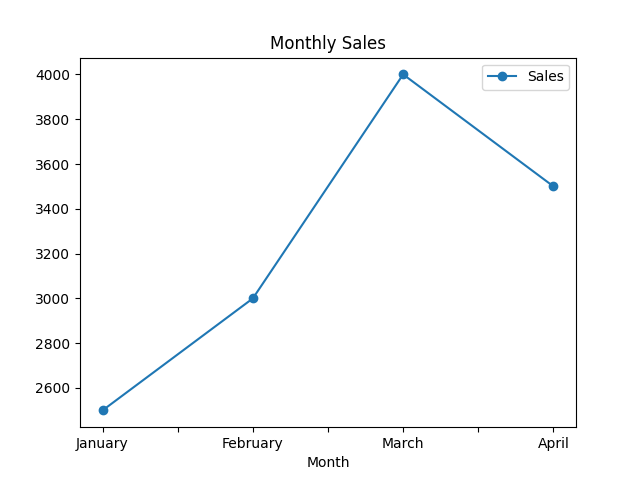

The Python source for this figure:
import pandas as pd
import matplotlib.pyplot as plt

data = {"Month": ["January", "February", "March", "April"],
        "Sales": [2500, 3000, 4000, 3500]}
df = pd.DataFrame(data)

# Fix: Only use one 'kind' argument
df.plot(x="Month", y="Sales", kind="line", title="Monthly Sales", marker='o')
plt.savefig("monthly_sales.png")

plt.show()
